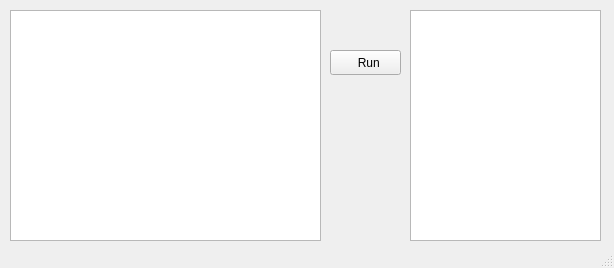
<?xml version="1.0" encoding="UTF-8"?>
<ui version="4.0">
 <class>MainWindow</class>
 <widget class="QMainWindow" name="MainWindow">
  <property name="geometry">
   <rect>
    <x>0</x>
    <y>0</y>
    <width>614</width>
    <height>268</height>
   </rect>
  </property>
  <property name="windowTitle">
   <string>MainWindow</string>
  </property>
  <property name="iconSize">
   <size>
    <width>21</width>
    <height>21</height>
   </size>
  </property>
  <widget class="QWidget" name="centralwidget">
   <widget class="QTextEdit" name="textEdit">
    <property name="geometry">
     <rect>
      <x>10</x>
      <y>10</y>
      <width>311</width>
      <height>231</height>
     </rect>
    </property>
    <property name="font">
     <font>
      <family>Courier 10 Pitch</family>
     </font>
    </property>
    <property name="html">
     <string>&lt;!DOCTYPE HTML PUBLIC &quot;-//W3C//DTD HTML 4.0//EN&quot; &quot;http://www.w3.org/TR/REC-html40/strict.dtd&quot;&gt;
&lt;html&gt;&lt;head&gt;&lt;meta name=&quot;qrichtext&quot; content=&quot;1&quot; /&gt;&lt;style type=&quot;text/css&quot;&gt;
p, li { white-space: pre-wrap; }
&lt;/style&gt;&lt;/head&gt;&lt;body style=&quot; font-family:'Courier 10 Pitch'; font-size:11pt; font-weight:400; font-style:normal;&quot;&gt;
&lt;p style=&quot;-qt-paragraph-type:empty; margin-top:0px; margin-bottom:0px; margin-left:0px; margin-right:0px; -qt-block-indent:0; text-indent:0px;&quot;&gt;&lt;br /&gt;&lt;/p&gt;&lt;/body&gt;&lt;/html&gt;</string>
    </property>
   </widget>
   <widget class="QTextEdit" name="textEdit_2">
    <property name="enabled">
     <bool>true</bool>
    </property>
    <property name="geometry">
     <rect>
      <x>410</x>
      <y>10</y>
      <width>191</width>
      <height>231</height>
     </rect>
    </property>
    <property name="html">
     <string>&lt;!DOCTYPE HTML PUBLIC &quot;-//W3C//DTD HTML 4.0//EN&quot; &quot;http://www.w3.org/TR/REC-html40/strict.dtd&quot;&gt;
&lt;html&gt;&lt;head&gt;&lt;meta name=&quot;qrichtext&quot; content=&quot;1&quot; /&gt;&lt;style type=&quot;text/css&quot;&gt;
p, li { white-space: pre-wrap; }
&lt;/style&gt;&lt;/head&gt;&lt;body style=&quot; font-family:'Ubuntu'; font-size:11pt; font-weight:400; font-style:normal;&quot;&gt;
&lt;p style=&quot;-qt-paragraph-type:empty; margin-top:0px; margin-bottom:0px; margin-left:0px; margin-right:0px; -qt-block-indent:0; text-indent:0px;&quot;&gt;&lt;br /&gt;&lt;/p&gt;&lt;/body&gt;&lt;/html&gt;</string>
    </property>
   </widget>
   <widget class="QPushButton" name="pushButton">
    <property name="geometry">
     <rect>
      <x>330</x>
      <y>50</y>
      <width>71</width>
      <height>25</height>
     </rect>
    </property>
    <property name="text">
     <string>   Run </string>
    </property>
    <property name="icon">
     <iconset>
      <normaloff>../../Downloads/caret-right-solid.svg</normaloff>../../Downloads/caret-right-solid.svg</iconset>
    </property>
    <property name="iconSize">
     <size>
      <width>17</width>
      <height>19</height>
     </size>
    </property>
   </widget>
  </widget>
  <widget class="QStatusBar" name="statusbar"/>
 </widget>
 <resources/>
 <connections/>
</ui>
